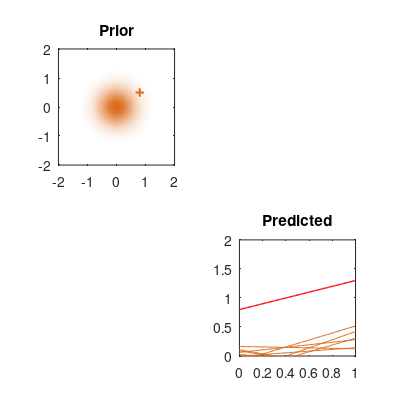
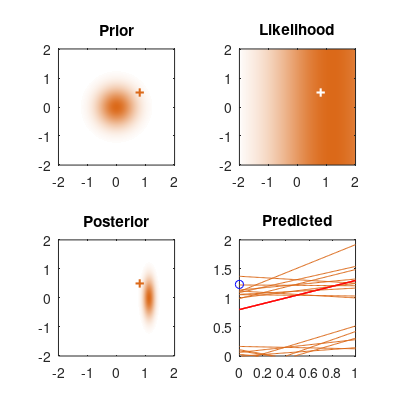
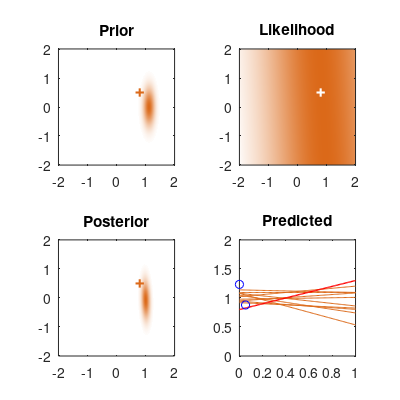
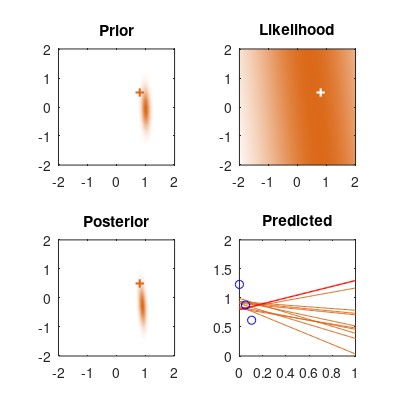

The MATLAB script that drew these images, in order:
clear; close all;
mkdir([mfilename,'/']);
%% figure colors
% the standard gauss plot, using the nonlinear dataset
% Philipp Hennig, 11 Dec 2012
dgr = [239,125,45]/255-20/255; % color [0,125,122]
dre = [119,154,171]/255-50/255; % color [130,0,0]
lightdgr = [1,1,1] - 0.5 * ([1,1,1] - dgr);
lightdre = [1,1,1] - 0.5 * ([1,1,1] - dre);
dgr2white = bsxfun(@minus,[1,1,1],bsxfun(@times,(linspace(0,1,2024)').^0.5,[1,1,1]-dgr));
dre2white = bsxfun(@minus,[1,1,1],bsxfun(@times,(linspace(0,1,2024)').^0.5,[1,1,1]-dre));

%% dataset
ns = 20; 
x = linspace(0,1,ns)';
%y = @(x) sin(2*pi*x);
w2 = 0.5; w1 = 0.8;
y = @(x) w2*x + w1;
e = .2*randn(size(x));
t = y(x) + e;
gaussmf = @(x,params) (exp(-(x-params(2)).^2/(2*params(1))));

style = ['scale=0.075\linewidth,'...
                       'legend style={nodes={scale=0.5, transform shape}},',...
                       ];                  
%% prior
M = 2;
alpha = .1;
beta = 1/.01;

MuPrior = zeros(1,M)'; SigmaPrior = alpha\eye(M);

phi = @(x)(bsxfun(@power,x,0:M-1)); % Phi function
phix = phi(x); % design matrix
%f1 = figure('units','normalized','outerposition',[0 0 1 1]);% f2 = figure('Position',[501 100 500 400]);
f1 = figure; colormap(dgr2white);% f2 = figure('Position',[501 100 500 400]);
pbaspect([1 1 1]);
%f3 = figure;


for i=1:length(t)
    clf;
    if i == 1
        x1 = -2:.005:2; x2 = x1;
        [X1,X2] = meshgrid(x1,x2);
        F = mvnpdf([X1(:) X2(:)],MuPrior',inv(SigmaPrior));
        F = reshape(F,length(x2),length(x1));
        %figure(f2); clf;
        subplot(2,2,1); imagesc(x1,x2,F);set(gca,'YDir','normal'); hold on; plot(w1,w2,'+',...
            'LineWidth',1.5,'Color',dgr);
        W = mvnrnd(MuPrior',inv(SigmaPrior),10); pbaspect([1 1 1]); title('Prior'); 
        
        xx = linspace(0,1,100);
        yt = W(:,2)*xx + W(:,1);
        %figure(f1); clf;
        subplot(2,2,4); plot(xx,yt,'Color',dgr); hold on; plot(xx,y(xx),'r','LineWidth',1); title('Predicted'); xlim([0 1]); ylim([0 2]);
        pbaspect([1 1 1]); pause;
        set(gcf,'Units','inches');
        screenposition = get(gcf,'Position');
        set(gcf,...
            'PaperPosition',2*[0 0 2 2],...
            'PaperSize',2*[2 2]);
        print([mfilename,'/',mfilename,'_','frame_',num2str(0)],'-dpdf');
    end
    
    if i ~= 1
        F = mvnpdf([X1(:) X2(:)],MuPost',inv(SigmaPost));
        F = reshape(F,length(x2),length(x1));
        %figure(f2); clf;
        subplot(2,2,1); imagesc(x1,x2,F); set(gca,'YDir','normal'); hold on; plot(w1,w2,'+',...
            'LineWidth',1.5,'Color',dgr);
        pbaspect([1 1 1]);title('Prior');
        %figure(f3); clf;
    end
    
    SigmaPost = SigmaPrior + beta*(phix(1:i,:)'*phix(1:i,:));
    MuPost = SigmaPost\(SigmaPrior\MuPrior + beta*phix(1:i,:)'*t(1:i));
    MuPrior = MuPost;

    W = mvnrnd(MuPost',inv(SigmaPost),10);
    
    xx = linspace(0,1,100);
    yt = W(:,2)*xx + W(:,1);
    %figure(f1); clf;
    subplot(2,2,4); plot(xx,yt,'Color',dgr); hold on; plot(xx,y(xx),'r','LineWidth',1); hold on; plot(x(1:i),t(1:i),'bo'); xlim([0 1]); ylim([0 2]);
    pbaspect([1 1 1]); title('Predicted');
    
    F = mvnpdf([X1(:) X2(:)],MuPost',inv(SigmaPost));
    F = reshape(F,length(x2),length(x1));
    %figure(f2); clf;
    subplot(2,2,3); imagesc(x1,x2,F); set(gca,'YDir','normal'); hold on; plot(w1,w2,'+',...
            'LineWidth',1.5,'Color',dgr);
    pbaspect([1 1 1]);title('Posterior');
    %figure(f3); clf; 
    
    lkhd = [X1(:) X2(:)]*phix(i,:)'; lkhd = (sqrt(2*pi)*beta)\gaussmf(lkhd(:),[1 t(i)]);
    lkhd = reshape(lkhd,length(x2),length(x1));
    subplot(2,2,2); imagesc(x1,x2,lkhd); set(gca,'YDir','normal'); hold on; plot(w1,w2,'w+','LineWidth',1.5);
    pbaspect([1 1 1]); title('Likelihood'); %pause(0.5);
    
    if i == 1
        %pause;
    end
%     matlab2tikz([mfilename,'/',mfilename,'_','frame_',num2str(i),'.tex'],'width','0.075\linewidth',...
%         'showInfo', false,'extraaxisoptions', style);
    set(gcf,'Units','inches');
    screenposition = get(gcf,'Position');
    set(gcf,...
        'PaperPosition',2*[0 0 2 2],...
        'PaperSize',2*[2 2]);
    print([mfilename,'/',mfilename,'_','frame_',num2str(i)],'-dpdf');
end